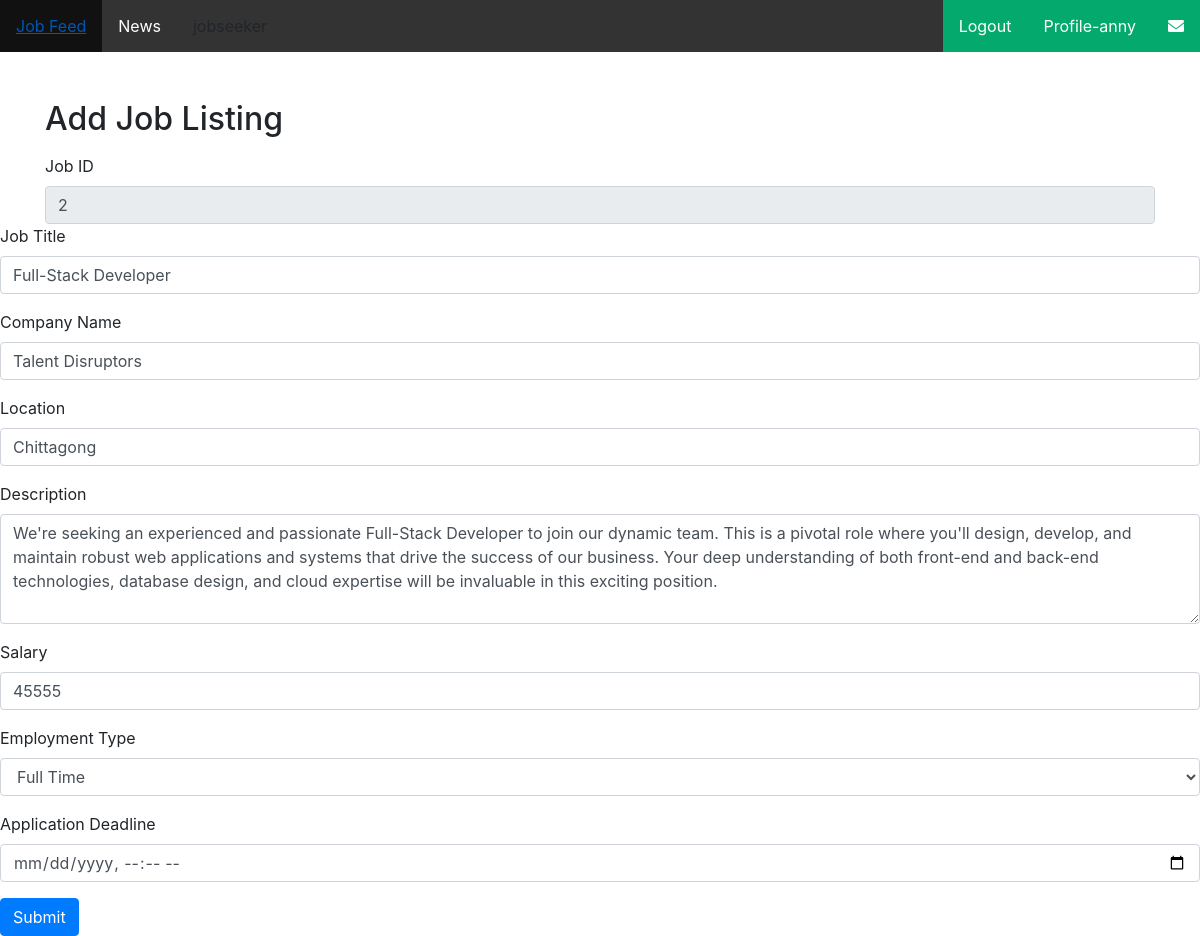
/editJob/2/ (signed in), run on an earlier commit of the app's database.
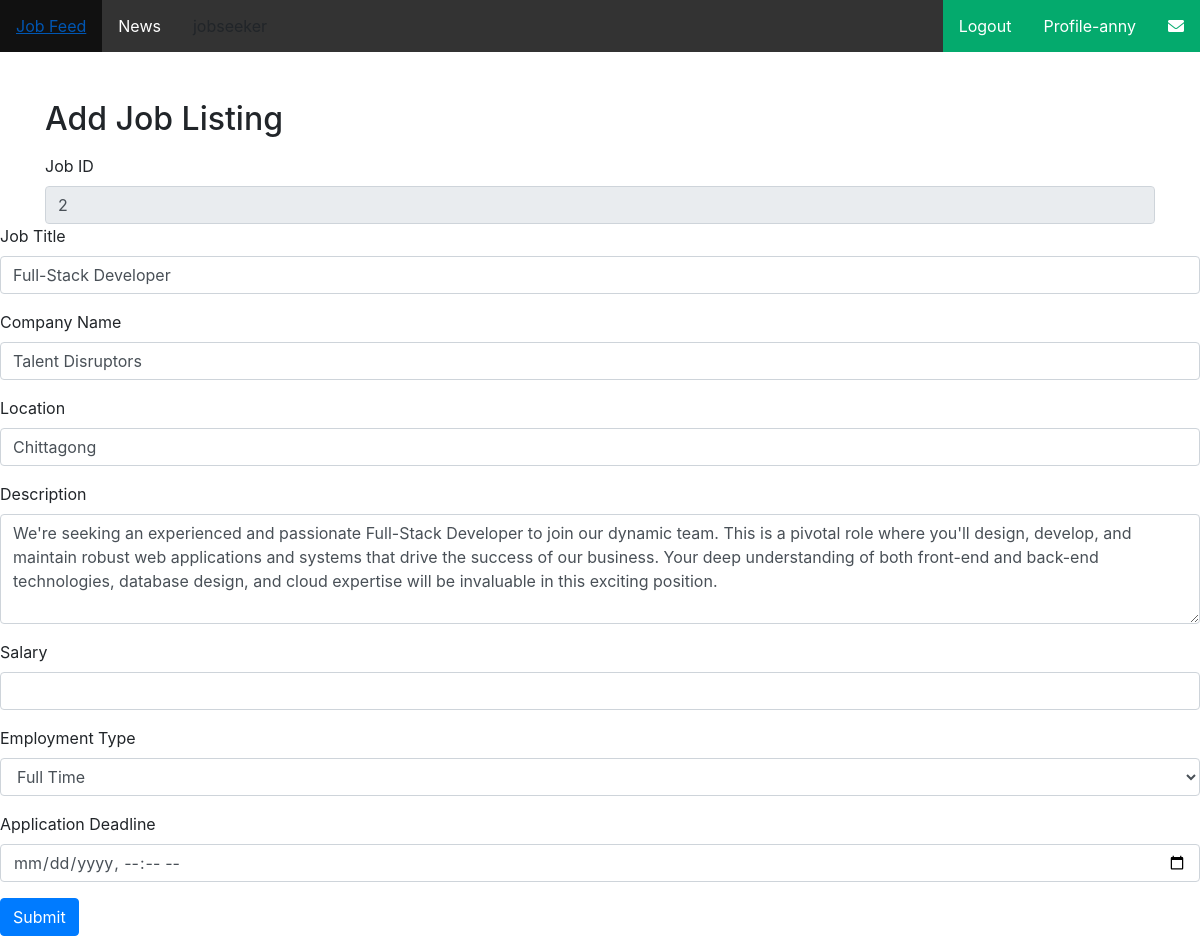
And on a later commit of the database.
### myApp/models.py (models this page shows, shortened)
class JobModel(models.Model):
    JOB_TYPE_CHOICES=[
        ('full_time', 'Full Time'),
        ('part_time', 'Part Time'),
        ('contract', 'Contract'),
        ('internship', 'Internship'),
        ('temporary', 'Temporary'),
    ]
    user=models.ForeignKey(Custom_User,null=True,blank=True,on_delete=models.CASCADE)
    job_title = models.CharField(max_length=200, null=True, blank=True)
    company_name = models.CharField(max_length=200, null=True, blank=True)
    location = models.CharField(max_length=200, null=True, blank=True)
    description = models.TextField(null=True, blank=True)
    salary = models.PositiveIntegerField(null=True, blank=True)
    employment_type = models.CharField(max_length=50, choices=JOB_TYPE_CHOICES, null=True, blank=True)
    posted_date = models.DateTimeField(auto_now_add=True)
    update_date = models.DateTimeField(auto_now=True)
    application_deadline = models.DateTimeField(null=True, blank=True)

### myProject/views.py (the view)
# urls.py: path('editJob/<str:edit_id>/',editJob,name='editJob'),
@login_required
def editJob(request,edit_id):
    job=JobModel.objects.get(id=edit_id)
    current_user=request.user
    if current_user.user_type == "recruiter":
        if request.method=="POST":
            job=JobModel()
            job.id=request.POST.get("job_id")
            job.user=current_user
            job.job_title=request.POST.get("job_title")
            job.company_name=request.POST.get("company_name")
            job.location=request.POST.get("location")
            job.description=request.POST.get("description")
            job.salary=request.POST.get("salary")
            job.employment_type=request.POST.get("employment_type")
            job.posted_date=request.POST.get("application_deadline")
            job.save()
            messages.success(request,"Job Created Successfully")
            return redirect("createdJob")
    else:
        messages.warning(request,"You are not Recruiter")
    context={
        "Job":job
    }
    return render(request,"myAdmin/EditJobPage.html",context)

### Template/myAdmin/EditJobPage.html (shortened to what this page needs)
{% extends 'Common/base.html' %}
{% block body %}
<!DOCTYPE html>
<html lang="en">
<head>
    <link rel="stylesheet" href="https://stackpath.bootstrapcdn.com/bootstrap/4.5.2/css/bootstrap.min.css">
</head>
<body>
    <div class="container mt-5">
        <h2>Add Job Listing</h2>
        <form id="jobForm" method="POST">
                <label for="jobTitle">Job ID</label>
                <input readonly type="text" value="{{Job.id}}" class="form-control" id="jobTitle" name="job_id" required>
            </div>
            <div class="form-group">
                <label for="jobTitle">Job Title</label>
                <input type="text" value="{{Job.job_title}}" class="form-control" id="jobTitle" name="job_title" required>
            </div>
            <div class="form-group">
                <label for="companyName">Company Name</label>
                <input type="text" value="{{Job.company_name}}"  class="form-control" id="companyName" name="company_name" required>
            </div>
            <div class="form-group">
                <label for="location">Location</label>
                <input type="text"  value="{{Job.location}}" class="form-control" id="location" name="location" required>
            </div>
            <div class="form-group">
                <label for="description">Description</label>
                <textarea class="form-control"  value=""  id="description" name="description" rows="4" required>{{Job.description}}</textarea>
            </div>
            <div class="form-group">
                <label for="salary">Salary</label>
                <input type="number" value="{{Job.salary}}"  class="form-control" id="salary" name="salary" min="0">
            </div>
            <div class="form-group">
                <label for="employmentType">Employment Type</label>
                <select class="form-control" id="employmentType" name="employment_type" required>
                    <option value="full_time">Full Time</option>
                </select>
            </div>
            <div class="form-group">
                <label for="applicationDeadline">Application Deadline</label>
                <input type="datetime-local"   class="form-control" id="applicationDeadline" name="application_deadline">
            </div>
            <button type="submit" class="btn btn-primary">Submit</button>
</body>
</html>
{% endblock body %}

What changed in the data, as far as the page shows it:
changed JobModel "Full-Stack Developer": salary "45555" → (not shown)
